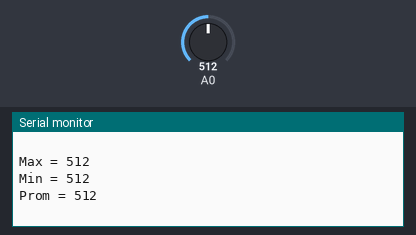
This sketch was run on a simulated Arduino Uno, built with avr-gcc and run on an emulated ATmega328P. On the bench: the last lines printed to the serial monitor. The test bench sets the inputs (shaded band); at power-on: A0 = 512.

Above: at 1.2 s.
1.3 s: A0 set to 716
At 2.6 s:
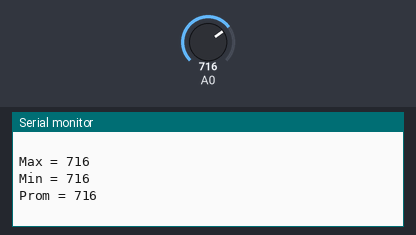
2.8 s: A0 set to 900
At 4.1 s:
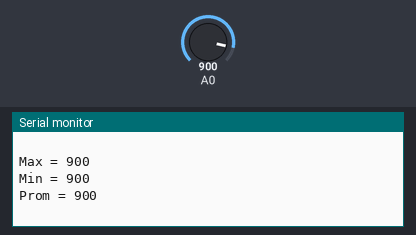
Timing chart, 0 to 5.8 s (numbered marks = the images above; inputs shaded):
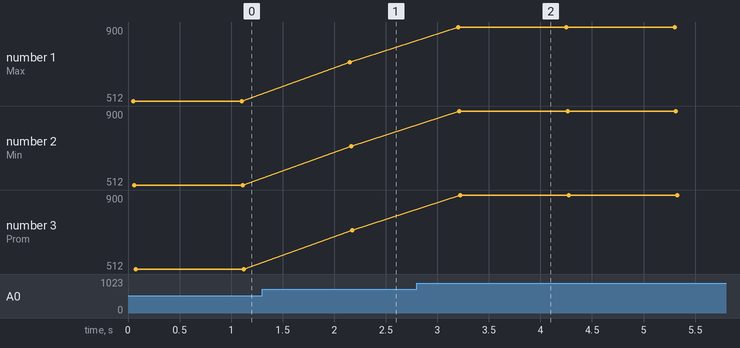

The sketch:

iotSoundLevel.ino
```cpp
const int sampleWindow = 50; // Ventana de nuestreo en msSample window width in mS (50 mS = 20Hz)
unsigned int sample;

void setup()
{
  Serial.begin(9600);
}

void loop()
{
  unsigned long startMillis= millis();  //Iniciamos la ventana de muestreo
  unsigned int peakToPeak = 0;   // Nivel pico a pico

  unsigned int signalMax = 0;
  unsigned int signalMin = 1024;

  int prom=0;

  while (millis() - startMillis < sampleWindow) // Recolectamos datos por 50ms
  {
     sample = analogRead(0); // Conectamos la salida analógica del sensor a la entrada A0 de Arduino
     if (sample < 1024)
     {
        if (sample > signalMax)
        {
           signalMax = sample;  // Señal máxima, muestreo
        }
        else if (sample < (signalMin))
        {
           signalMin = sample;  // Señal mínima, muestreo
        }
     }
  }
  Serial.print("Max = " );
  Serial.println(signalMax);
  Serial.print("Min = " );
  Serial.println(signalMin);
  prom=(signalMax+signalMin)/2;
  Serial.print("Prom = " );
  Serial.println(prom);
  //peakToPeak = signalMax - signalMin;  // Max - min = amplitud pico a pico
  //Serial.println(peakToPeak);
  Serial.println(" ");
  delay(1000);
}
```

Measured:
- after the input at 1.3 s, the serial monitor: prints a new line after 0.85 s (image 1)
- after the input at 2.8 s, the serial monitor: prints a new line after 0.40 s (image 2)
- plotted number 1: 512 → 716 after the input at 1.3 s, 716 → 900 after the input at 2.8 s
- plotted number 2: 512 → 716 after the input at 1.3 s, 716 → 900 after the input at 2.8 s
- plotted number 3: 512 → 716 after the input at 1.3 s, 716 → 900 after the input at 2.8 s
